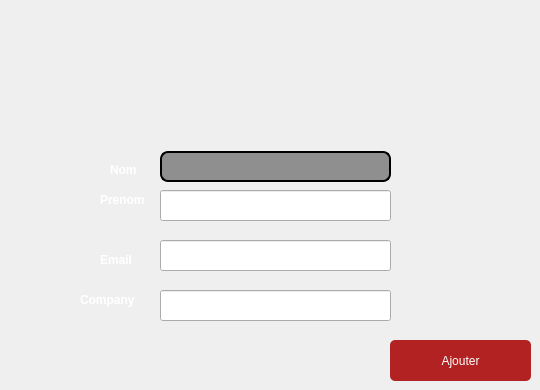
       <widget class="QWidget" name="tab_10">
        <attribute name="title">
         <string>Ajouter un Collaborateur</string>
        </attribute>
        <widget class="QLabel" name="reference_3">
         <property name="geometry">
          <rect>
           <x>110</x>
           <y>160</y>
           <width>41</width>
           <height>20</height>
          </rect>
         </property>
         <property name="font">
          <font>
           <pointsize>9</pointsize>
           <weight>75</weight>
           <bold>true</bold>
           <underline>false</underline>
          </font>
         </property>
         <property name="styleSheet">
          <string notr="true">background-image: url(:/images/Empty.png);
color: rgb(255, 255, 255);</string>
         </property>
         <property name="text">
          <string>Nom</string>
         </property>
        </widget>
        <widget class="QLabel" name="quantite_5">
         <property name="geometry">
          <rect>
           <x>100</x>
           <y>190</y>
           <width>61</width>
           <height>20</height>
          </rect>
         </property>
         <property name="font">
          <font>
           <pointsize>9</pointsize>
           <weight>75</weight>
           <bold>true</bold>
           <underline>false</underline>
          </font>
         </property>
         <property name="styleSheet">
          <string notr="true">background-image: url(:/images/Empty.png);
color: rgb(255, 255, 255);</string>
         </property>
         <property name="text">
          <string>Prenom</string>
         </property>
        </widget>
        <widget class="QLineEdit" name="lineEdit_nom_col">
         <property name="geometry">
          <rect>
           <x>160</x>
           <y>151</y>
           <width>231</width>
           <height>31</height>
          </rect>
         </property>
         <property name="styleSheet">
          <string notr="true">QLineEdit {
padding: 1px;
border-style: solid;
border: 2px solid gray;
border-radius: 8px;
background-color: rgb(143, 143, 143);
border:2px solid #000;
	color: rgb(255, 255, 255);
}

</string>
         </property>
        </widget>
        <widget class="QPushButton" name="pb_ajouter_col">
         <property name="geometry">
          <rect>
           <x>390</x>
           <y>340</y>
           <width>141</width>
           <height>41</height>
          </rect>
         </property>
         <property name="styleSheet">
          <string notr="true">QPushButton {
padding: 1px;
border-style: solid;
border: 2px solid gray;
border-radius: 8px;
background-color: rgb(143, 143, 143);
border:2px solid #000;
}
QPushButton {
     color: #fff !important;
text-transform: uppercase;
text-decoration: none;
background: #B22222;
border-radius: 5px;
display: inline-block;
border: none;
transition: all 0.4s ease 0s;
 }
 QPushButton:hover {
     background: #434343;
letter-spacing: 1px;
-webkit-box-shadow: 0px 5px 40px -10px rgba(0,0,0,0.57);
-moz-box-shadow: 0px 5px 40px -10px rgba(0,0,0,0.57);
box-shadow: 5px 40px -10px rgba(0,0,0,0.57);
transition: all 0.4s ease 0s;
 }</string>
         </property>
         <property name="text">
          <string>Ajouter</string>
         </property>
        </widget>
        <widget class="QLabel" name="quantite_6">
         <property name="geometry">
          <rect>
           <x>80</x>
           <y>290</y>
           <width>71</width>
           <height>20</height>
          </rect>
         </property>
         <property name="font">
          <font>
           <pointsize>9</pointsize>
           <weight>75</weight>
           <bold>true</bold>
           <underline>false</underline>
          </font>
         </property>
         <property name="styleSheet">
          <string notr="true">background-image: url(:/images/Empty.png);
color: rgb(255, 255, 255);</string>
         </property>
         <property name="text">
          <string>Company</string>
         </property>
        </widget>
        <widget class="QLineEdit" name="lineEdit_prenom_col">
         <property name="geometry">
          <rect>
           <x>160</x>
           <y>190</y>
           <width>231</width>
           <height>31</height>
          </rect>
         </property>
         <property name="styleSheet">
          <string notr="true">QLineEdit {
padding: 1px;
border-style: solid;
border: 2px solid gray;
border-radius: 8px;
background-color: rgb(143, 143, 143);
border:2px solid #000;
	color: rgb(255, 255, 255);
}
border:2px solid #000;</string>
         </property>
        </widget>
        <widget class="QLabel" name="quantite_7">
         <property name="geometry">
          <rect>
           <x>100</x>
           <y>250</y>
           <width>51</width>
           <height>20</height>
          </rect>
         </property>
         <property name="font">
          <font>
           <pointsize>9</pointsize>
           <weight>75</weight>
           <bold>true</bold>
           <underline>false</underline>
          </font>
         </property>
         <property name="styleSheet">
          <string notr="true">background-image: url(:/images/Empty.png);
color: rgb(255, 255, 255);</string>
         </property>
         <property name="text">
          <string>Email</string>
         </property>
        </widget>
        <widget class="QLineEdit" name="lineEdit_email_col">
         <property name="geometry">
          <rect>
           <x>160</x>
           <y>240</y>
           <width>231</width>
           <height>31</height>
          </rect>
         </property>
         <property name="styleSheet">
          <string notr="true">QLineEdit {
padding: 1px;
border-style: solid;
border: 2px solid gray;
border-radius: 8px;
background-color: rgb(143, 143, 143);
border:2px solid #000;
	color: rgb(255, 255, 255);
}
border:2px solid #000;</string>
         </property>
        </widget>
        <widget class="QLineEdit" name="lineEdit_company_col">
         <property name="geometry">
          <rect>
           <x>160</x>
           <y>290</y>
           <width>231</width>
           <height>31</height>
          </rect>
         </property>
         <property name="styleSheet">
          <string notr="true">QLineEdit {
padding: 1px;
border-style: solid;
border: 2px solid gray;
border-radius: 8px;
background-color: rgb(143, 143, 143);
border:2px solid #000;
	color: rgb(255, 255, 255);
}
border:2px solid #000;</string>
         </property>
        </widget>
       </widget>
